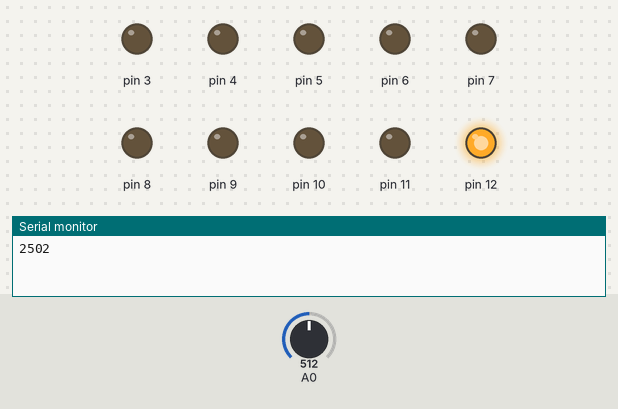
Bench run of a sketch on a simulated Arduino Uno, built with avr-gcc and run on an emulated ATmega328P. On the bench: output pins drawn as LEDs (lit = HIGH), the last lines printed to the serial monitor. The test bench sets the inputs (shaded band); at power-on: A0 = 512.

Above: at 0.1 s.
At 7.6 s:
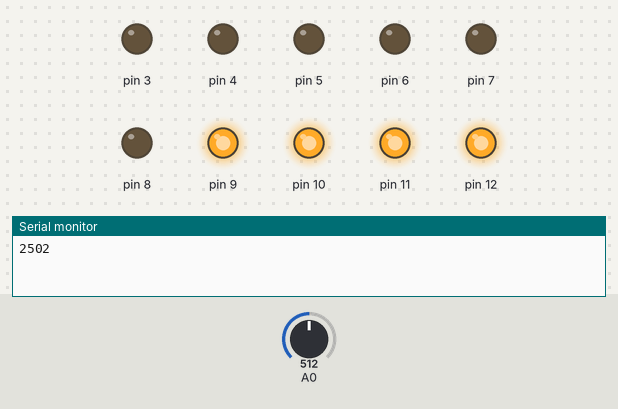
At 12.6 s:
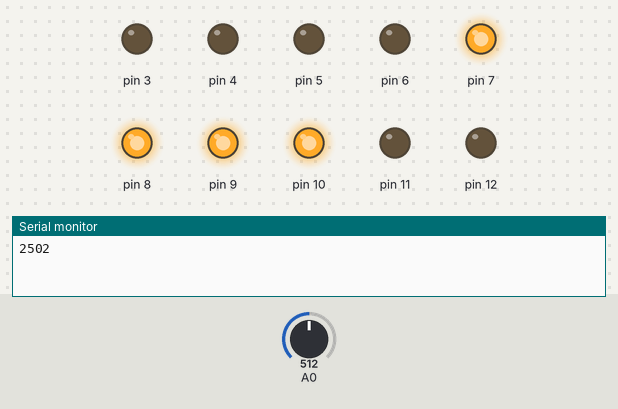
At 17.6 s:
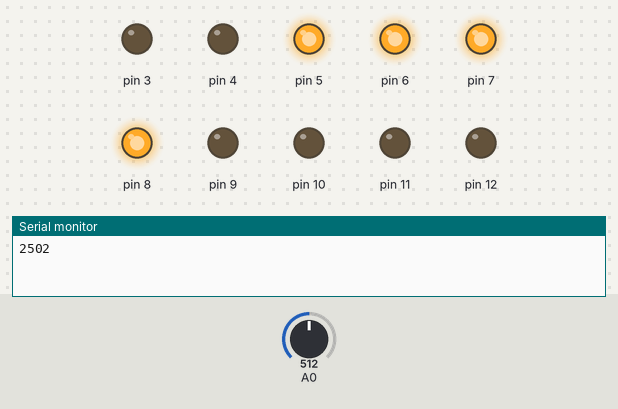
At 27.6 s:
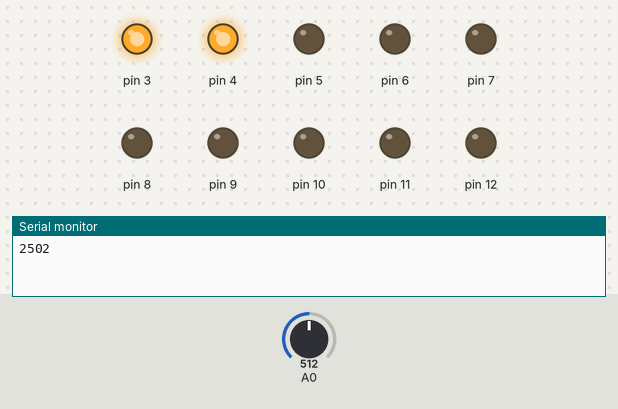
At 37.6 s:
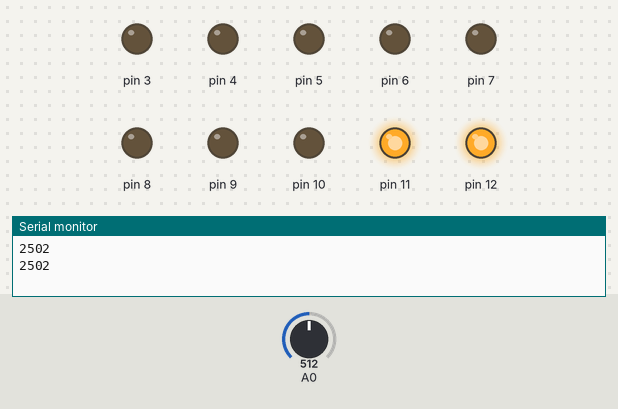
Timing chart, 0 to 39.1 s (numbered marks = the images above):
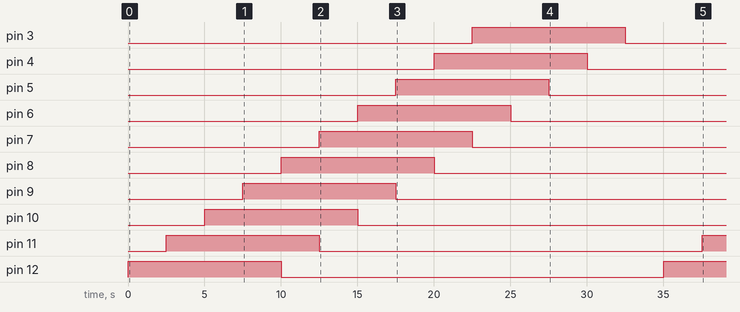

The sketch:

led_chaser.ino
```cpp
//int t = 1000;

void setup() {
  // put your setup code here, to run once:
  pinMode(A0,INPUT);
  pinMode(12,OUTPUT);
  pinMode(11,OUTPUT);
  pinMode(10,OUTPUT);
  pinMode(9,OUTPUT);
  pinMode(8,OUTPUT);
  pinMode(7,OUTPUT);
  pinMode(6,OUTPUT);
  pinMode(5,OUTPUT);
  pinMode(4,OUTPUT);
  pinMode(3,OUTPUT);
  Serial.begin(9600);
}

void loop() {
  // put your main code here, to run repeatedly:
  int a = analogRead(A0);
  int t = map(a,0,1023,0,5000);
  Serial.println(t);

  digitalWrite(12,HIGH);
  delay(t);

  digitalWrite(12,HIGH);
  digitalWrite(11,HIGH);
  delay(t);

  digitalWrite(12,HIGH);
  digitalWrite(11,HIGH);
  digitalWrite(10,HIGH);
  delay(t);

  digitalWrite(12,HIGH);
  digitalWrite(11,HIGH);
  digitalWrite(10,HIGH);
  digitalWrite(9,HIGH);
  delay(t);

  digitalWrite(12,LOW);
  digitalWrite(11,HIGH);
  digitalWrite(10,HIGH);
  digitalWrite(9,HIGH);
  digitalWrite(8,HIGH);
  delay(t);

  digitalWrite(11,LOW);
  digitalWrite(10,HIGH);
  digitalWrite(9,HIGH);
  digitalWrite(8,HIGH);
  digitalWrite(7,HIGH);
  delay(t);

  digitalWrite(10,LOW);
  digitalWrite(9,HIGH);
  digitalWrite(8,HIGH);
  digitalWrite(7,HIGH);
  digitalWrite(6,HIGH);
  delay(t);

  digitalWrite(9,LOW);
  digitalWrite(8,HIGH);
  digitalWrite(7,HIGH);
  digitalWrite(6,HIGH);
  digitalWrite(5,HIGH);
  delay(t);

  digitalWrite(8,LOW);
  digitalWrite(7,HIGH);
  digitalWrite(6,HIGH);
  digitalWrite(5,HIGH);
  digitalWrite(4,HIGH);
  delay(t);

  digitalWrite(7,LOW);
  digitalWrite(6,HIGH);
  digitalWrite(5,HIGH);
  digitalWrite(4,HIGH);
  digitalWrite(3,HIGH);
  delay(t);

  digitalWrite(6,LOW);
  digitalWrite(5,HIGH);
  digitalWrite(4,HIGH);
  digitalWrite(3,HIGH);
  delay(t);

  digitalWrite(5,LOW);
  digitalWrite(4,HIGH);
  digitalWrite(3,HIGH);
  delay(t);

  digitalWrite(4,LOW);
  digitalWrite(3,HIGH);
  delay(t);

  digitalWrite(3,LOW);
  delay(t);
}
```

Measured:
- by itself, pin 3: LOW → HIGH at 22.5 s, → LOW 10.0 s later
- by itself, pin 4: LOW → HIGH at 20.0 s, → LOW 10.0 s later
- by itself, pin 5: LOW → HIGH at 17.5 s, → LOW 10.0 s later
- by itself, pin 6: LOW → HIGH at 15.0 s, → LOW 10.0 s later
- by itself, pin 7: LOW → HIGH at 12.5 s, → LOW 10.0 s later
- by itself, pin 8: LOW → HIGH at 10.0 s, → LOW 10.0 s later
- by itself, pin 9: LOW → HIGH at 7.5 s, → LOW 10.0 s later
- by itself, pin 10: LOW → HIGH at 5.0 s, → LOW 10.0 s later
